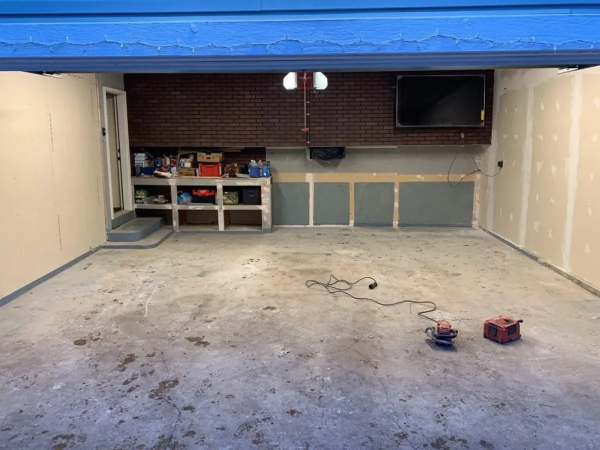
#> input picture img/ba/cottagegrove-before-1200.webp, 1200 x 900 px (shown at 1/2 size)
$ python -i rooms.py   (imports and definitions only)
#> lines starting #> are read from the running program, lines starting #| are printed output that depends on the picture; after the words box and inside, x2 and y2 are one past the last pixel; in counts of white or black regions, pixels touching at a corner belong together
"""Per-room setup: camera, coated surfaces and things standing on the floor.
Coordinates are pixels in the original photo."""
import os
import numpy as np
from geo import Room, vp

PHOTOS = os.path.join(os.path.dirname(os.path.dirname(os.path.dirname(os.path.abspath(__file__)))), 'img', 'photos') + os.sep


def line_y(p, slope):
    return lambda x: p[1] + slope * (x - p[0])


# [121 lines left out: functions garage_solid, yellow_bin, garage_storage, basement, red_posts, patio, not called in this run]


def patio_furniture(photo):
    import cv2
    m = cv2.medianBlur(photo.astype(np.uint8), 7)
    hsv = cv2.cvtColor(m, cv2.COLOR_RGB2HSV).astype(float)
    S, V = hsv[..., 1] / 255, hsv[..., 2]
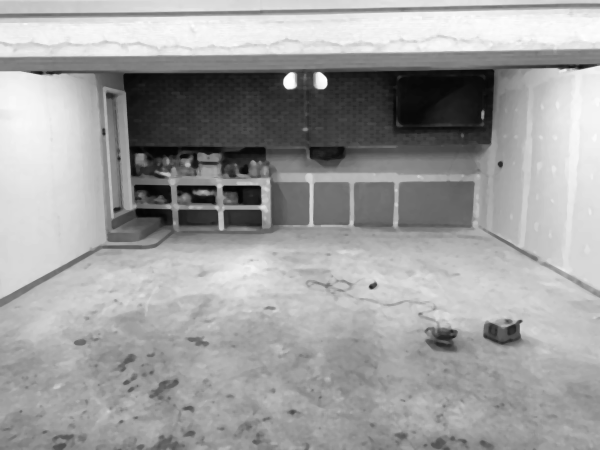
#> V: shape (900, 1200) float64 (shown at 1/2 size); min 3, max 255, mean 158.4
    Hh = hsv[..., 0]
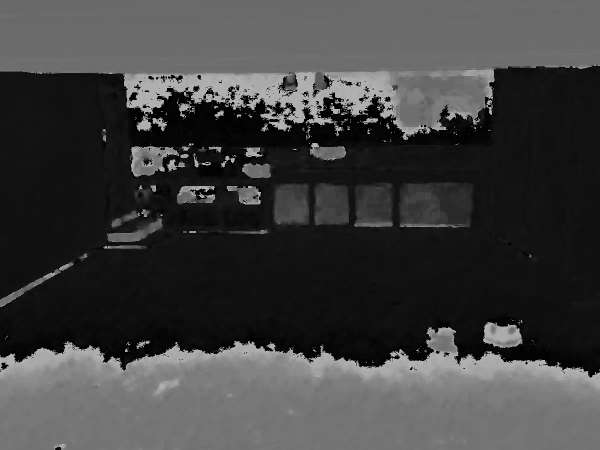
#> Hh: shape (900, 1200) float64 (shown at 1/2 size); min 0, max 179, mean 64
    furn = (V < 92) | (S > 0.55) | ((S > 0.48) & (V < 125))
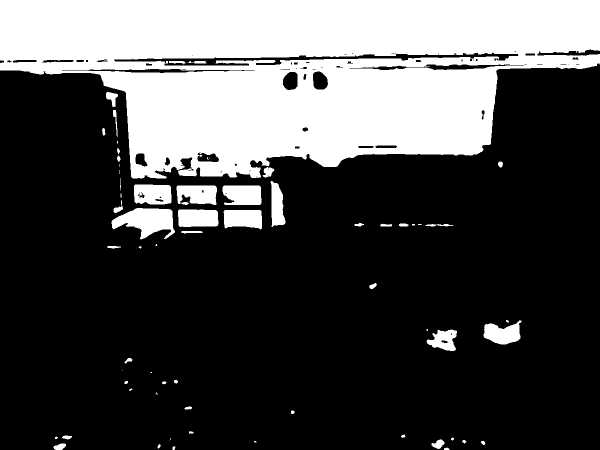
#> furn: shape (900, 1200) bool (shown at 1/2 size); 29.6% white; 66 white regions (19 under 20 px), largest, box (x1, y1, x2, y2) and area: (0, 0, 1200, 357) 291851, (223, 416, 350, 479) 4779, (445, 371, 523, 410) 2756
    floor = (~furn).astype(np.uint8)
    floor = cv2.morphologyEx(floor, cv2.MORPH_OPEN, np.ones((5, 5), np.uint8))
#> floor: shape (900, 1200); values 0 (black) and 1 (white), 70% white; 58 black regions (15 under 20 px), largest, box (x1, y1, x2, y2) and area: (0, 0, 1200, 357) 296374, (223, 416, 350, 479) 4802, (268, 369, 343, 409) 2812
    floor = cv2.morphologyEx(floor, cv2.MORPH_CLOSE, np.ones((7, 7), np.uint8))
#> floor: shape (900, 1200); values 0 (black) and 1 (white), 70.3% white; 18 black regions, largest, box (x1, y1, x2, y2) and area: (0, 0, 1200, 357) 295375, (224, 416, 348, 477) 4678, (268, 369, 343, 409) 2800
    n, lab, stats, _ = cv2.connectedComponentsWithStats(floor)
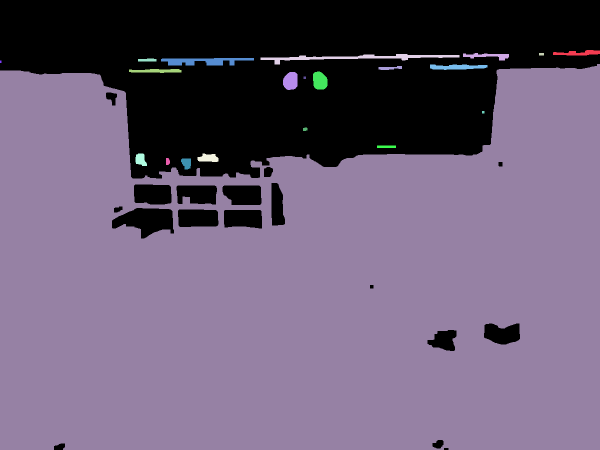
#> lab: shape (900, 1200) int32 (shown at 1/2 size); 22 distinct labels, from 0 to 21; one colour per label, 0 black
#> n = 22; stats = 22 rows, first 6: [0, 0, 1200, 900, 320819], [1106, 100, 94, 11, 649], [926, 106, 92, 15, 659], [1078, 106, 10, 5, 50], [521, 108, 398, 21, 2439], [276, 117, 37, 6, 199]
    keep = np.zeros_like(floor)
    for i in range(1, n):
        if stats[i, cv2.CC_STAT_AREA] > 1500:
            keep[lab == i] = 1
#> keep: shape (900, 1200); values 0 (black) and 1 (white), 69.7% white; 18 black regions, largest, box (x1, y1, x2, y2) and area: (0, 0, 1200, 357) 302213, (224, 416, 348, 477) 4678, (268, 369, 343, 409) 2800
    # fill small pockets inside the floor (dark chips, joints)
    inv = (1 - keep).astype(np.uint8)
    n, lab, stats, _ = cv2.connectedComponentsWithStats(inv)
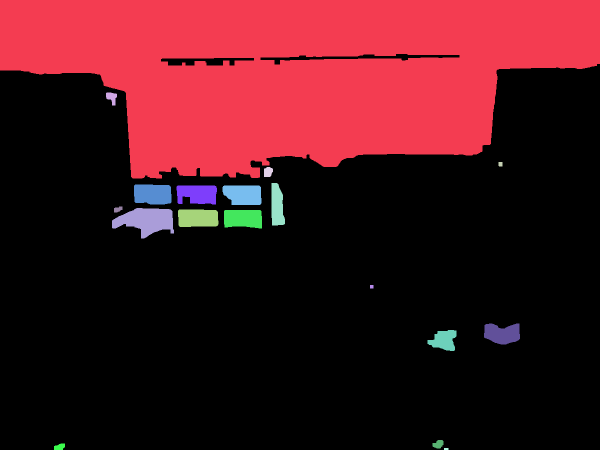
#> lab: shape (900, 1200) int32 (shown at 1/2 size); 19 distinct labels, from 0 to 18; one colour per label, 0 black
#> n = 19; stats = 19 rows, first 6: [0, 108, 1200, 792, 752343], [0, 0, 1200, 357, 302213], [212, 185, 22, 26, 360], [997, 324, 8, 9, 71], [528, 334, 18, 20, 304], [543, 366, 27, 85, 1848]
    for i in range(1, n):
        if stats[i, cv2.CC_STAT_AREA] < 400:
            keep[lab == i] = 1
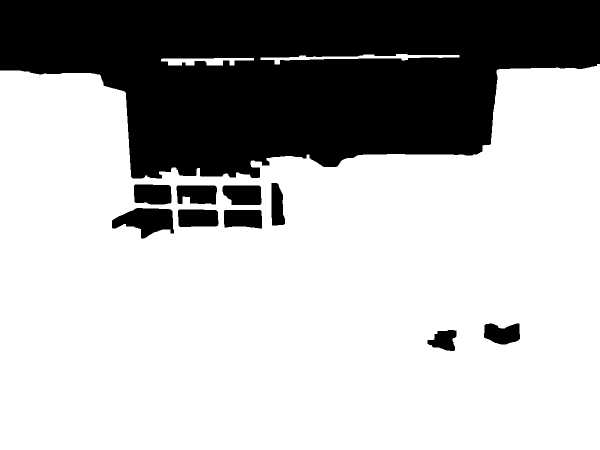
#> keep: shape (900, 1200) (shown at 1/2 size); values 0 (black) and 1 (white), 69.8% white; 10 black regions, largest, box (x1, y1, x2, y2) and area: (0, 0, 1200, 357) 302213, (224, 416, 348, 477) 4678, (268, 369, 343, 409) 2800
    return cv2.GaussianBlur((1 - keep).astype(float), (0, 0), 0.6)
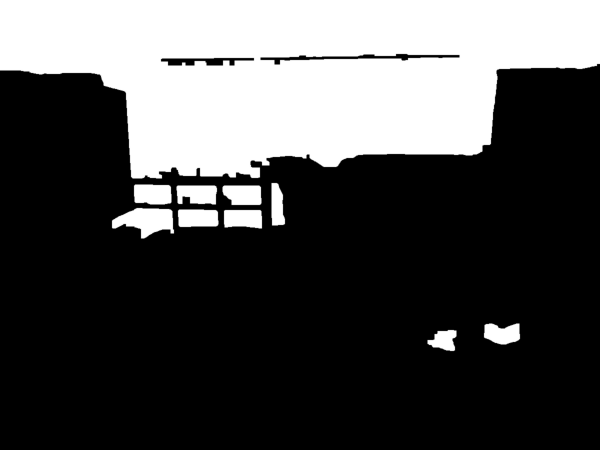
#> returned value: shape (900, 1200) float64 (shown at 1/2 size); min 0, max 1, mean 0.302

>>> import cv2
>>> picture = cv2.cvtColor(cv2.imread('../../img/ba/cottagegrove-before-1200.webp'), cv2.COLOR_BGR2RGB)
>>> result = patio_furniture(picture)

$ run again, on img/ba/forestlake-before-480.webp
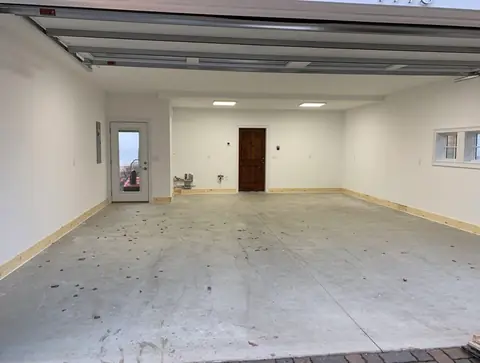
#> input picture img/ba/forestlake-before-480.webp, 480 x 363 px
#> furn: shape (363, 480) bool; 8.8% white; 10 white regions (2 under 20 px), largest, box (x1, y1, x2, y2) and area: (65, 46, 480, 76) 4888, (0, 3, 480, 54) 4216, (147, 11, 480, 37) 3188
#> in patio_furniture, `n, lab, stats, _ = cv2.connectedComponentsWithStats(floor)`: n = 2; stats = [[0, 3, 480, 360, 14037], [0, 0, 480, 363, 160203]]
#> inv: shape (363, 480); values 0 (black) and 1 (white), 8.1% white; 19 white regions, largest, box (x1, y1, x2, y2) and area: (315, 19, 480, 37) 1898, (239, 128, 266, 192) 1646, (91, 47, 188, 69) 1517
#> in patio_furniture, `n, lab, stats, _ = cv2.connectedComponentsWithStats(inv)`: n = 20; stats = 20 rows, first 6: [0, 0, 480, 363, 160203], [0, 3, 59, 17, 668], [182, 13, 10, 7, 70], [196, 14, 108, 12, 921], [315, 19, 165, 18, 1898], [45, 28, 125, 13, 946]
#> after the loop in patio_furniture, `for i in range(1, n):`:
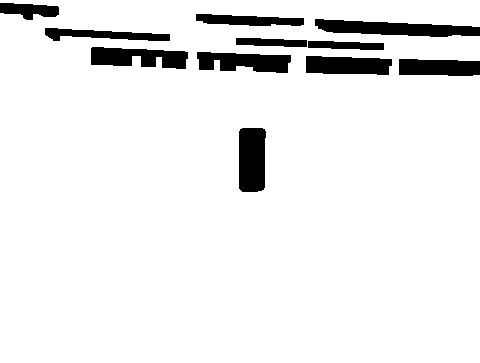
#> keep: shape (363, 480); values 0 (black) and 1 (white), 92.7% white; 11 black regions, largest, box (x1, y1, x2, y2) and area: (315, 19, 480, 37) 1898, (239, 128, 266, 192) 1646, (91, 47, 188, 69) 1517
#> in patio_furniture, `return cv2.GaussianBlur((1 - keep).astype(float), (0, 0), 0.6)`:
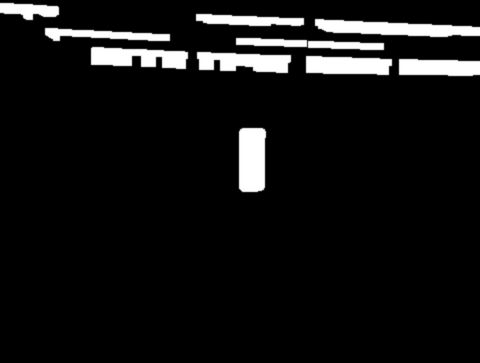
#> returned value: shape (363, 480) float64; min 0, max 1, mean 0.073
